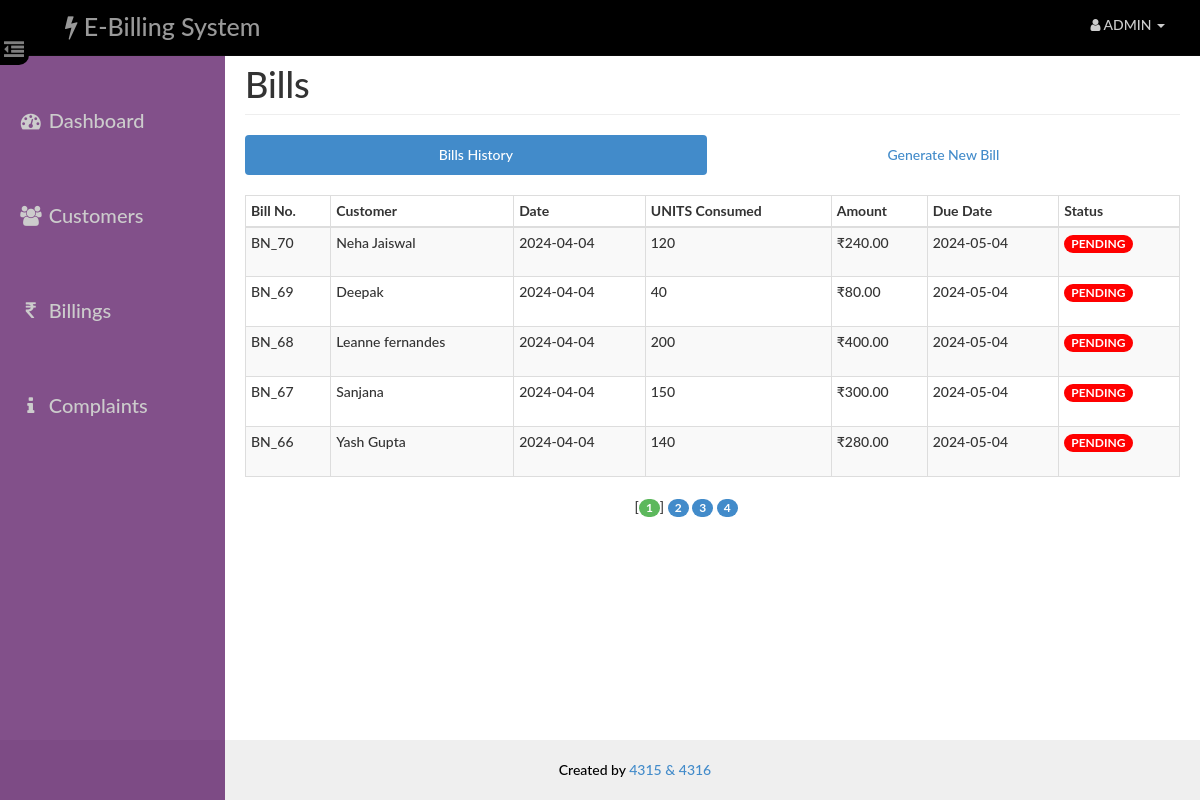
Page /admin/bill.php (signed in) on the committed database.
### tables this page shows
CREATE TABLE `bill` (
  `id` int(14) NOT NULL,
  `aid` int(14) NOT NULL,
  `uid` int(14) NOT NULL,
  `units` int(10) NOT NULL,
  `amount` decimal(10,2) NOT NULL,
  `status` varchar(10) NOT NULL,
  `bdate` date NOT NULL,
  `ddate` date NOT NULL
);

CREATE TABLE `user` (
  `id` int(14) NOT NULL,
  `name` varchar(40) NOT NULL,
  `email` varchar(40) NOT NULL,
  `phone` varchar(255) NOT NULL,
  `pass` varchar(20) NOT NULL,
  `address` varchar(100) NOT NULL
);

### admin/paging1.php (called while the page is built, shortened)
<?php
    $rowsperpage = 5;
    if (isset($_GET['currentpage']) && is_numeric($_GET['currentpage'])) {
       $currentpage = (int) $_GET['currentpage'];
    } else {
       $currentpage = 1;
    }
    $offset = ($currentpage - 1) * $rowsperpage;
 ?>

### Includes/admin.php (called while the page is built, shortened)
<?php
    function retrieve_bills_generated($id,$offset, $rowsperpage) {
        global $con;
        $query  = "SELECT user.name AS user, bill.bdate AS bdate , bill.units AS units , bill.amount AS amount , bill.id as bid ";
        $query .= ", bill.ddate AS ddate, bill.status AS status ";
        $query .= " FROM user , bill ";
        $query .= " WHERE user.id=bill.uid AND aid={$id} ";
        $query .= " ORDER BY bill.id DESC ";
        $query .= "LIMIT {$offset}, {$rowsperpage} ";
        $result = mysqli_query($con,$query);
        return $result;
    }
 ?>

### admin/bill.php (the view, shortened to what this page needs)
<?php
    require_once('head_html.php');
    require_once('../Includes/session.php');
    require_once('../Includes/admin.php');
?>
<body>
    <div id="wrapper">
        <?php
            require_once("nav.php");
            require_once("sidebar.php");
        ?>
        <div id="page-content-wrapper">
            <div class="container-fluid">
                <div class="row">
                    <div class="col-lg-12">
                        <h1 class="page-header">
                            Bills
                        </h1>
                        <ul class="nav nav-pills nav-justified">
                            <li class="active"><a href="#generated" data-toggle="pill">Bills History</a>
                            </li>
                            <li class=""><a href="#generate" data-toggle="pill">Generate New Bill</a>
                            </li>
                        </ul>
                        <div class="tab-content">
                            <div class="tab-pane fade in active" id="generated">
                                <div class="table-responsive">
                                    <table class="table table-hover table-striped table-bordered table-condensed">
                                        <thead>
                                            <tr>
                                                <th>Bill No.</th>
                                                <th>Customer</th>
                                                <th>Date</th>
                                                <th>UNITS Consumed</th>
                                                <th>Amount</th>
                                                <th>Due Date</th>
                                                <th>Status</th>
                                            </tr>
                                        </thead>
                                        <tbody>
                                        <?php
                                            include("paging1.php");
                                            $result = retrieve_bills_generated($_SESSION['aid'],$offset, $rowsperpage);
                                            while($row = mysqli_fetch_assoc($result)){
                                            ?>
                                                <tr>
                                                    <td><?php echo 'BN_'.$row['bid']?></td>
                                                    <td height="50"><?php echo $row['user'] ?></td>
                                                    <td><?php echo $row['bdate'] ?></td>
                                                    <td><?php echo $row['units'] ?></td>
                                                    <td><?php echo '₹'.$row['amount'] ?></td>
                                                    <td><?php echo $row['ddate'] ?></td>
                                                    <td><?php if($row['status'] == 'PENDING') { echo'<span class="badge" style="background: red;">'.$row["status"].'</span>'; } else { echo'<span class="badge" style="background: green;">'.$row["status"].'</span>';} ?></td>
                                                </tr>
                                            <?php
                                            }
                                            ?>
                                        </tbody>
                                    </table>
                                    <?php include("paging2.php");  ?>
                                </div>
                            </div>
                        </div>
                    </div>
                </div>
            </div>
        </div>
    </div>
    <?php
    require_once("footer.php");
    ?>
</body>
</html>

### assets/css/dash_admin.css (style rules this page uses)
html { height: 100%; }
body, html { width: 100%; height: 100%; }
body, h1, h2, h3, h4, h5, h6 { font-family: "Lato","Helvetica Neue",Helvetica,Arial,sans-serif; font-weight: 500; }
#wrapper { padding-left: 10px; padding-top: 5px; -webkit-transition: all 0.5s ease; -moz-transition: all 0.5s ease; -o-transition: all 0.5s ease; transition: all 0.5s ease; }
#page-content-wrapper { width: 100%; padding: 15px; min-height:100%; }
@media (min-width:768px) { #wrapper { padding-left: 225px; } }
@media (min-width:768px) { #page-content-wrapper { padding: 20px; } }
.table-responsive { padding-top: 20px; padding-bottom: 20px; }

### rows in the picture
bill: id "70", uid.name "Neha Jaiswal", bdate "2024-04-04", units "120", amount "240.00", ddate "2024-05-04", status "PENDING"
bill: id "69", uid.name "Deepak", bdate "2024-04-04", units "40", amount "80.00", ddate "2024-05-04", status "PENDING"
bill: id "68", uid.name "Leanne fernandes", bdate "2024-04-04", units "200", amount "400.00", ddate "2024-05-04", status "PENDING"
bill: id "67", uid.name "Sanjana", bdate "2024-04-04", units "150", amount "300.00", ddate "2024-05-04", status "PENDING"
bill: id "66", uid.name "Yash Gupta", bdate "2024-04-04", units "140", amount "280.00", ddate "2024-05-04", status "PENDING"
